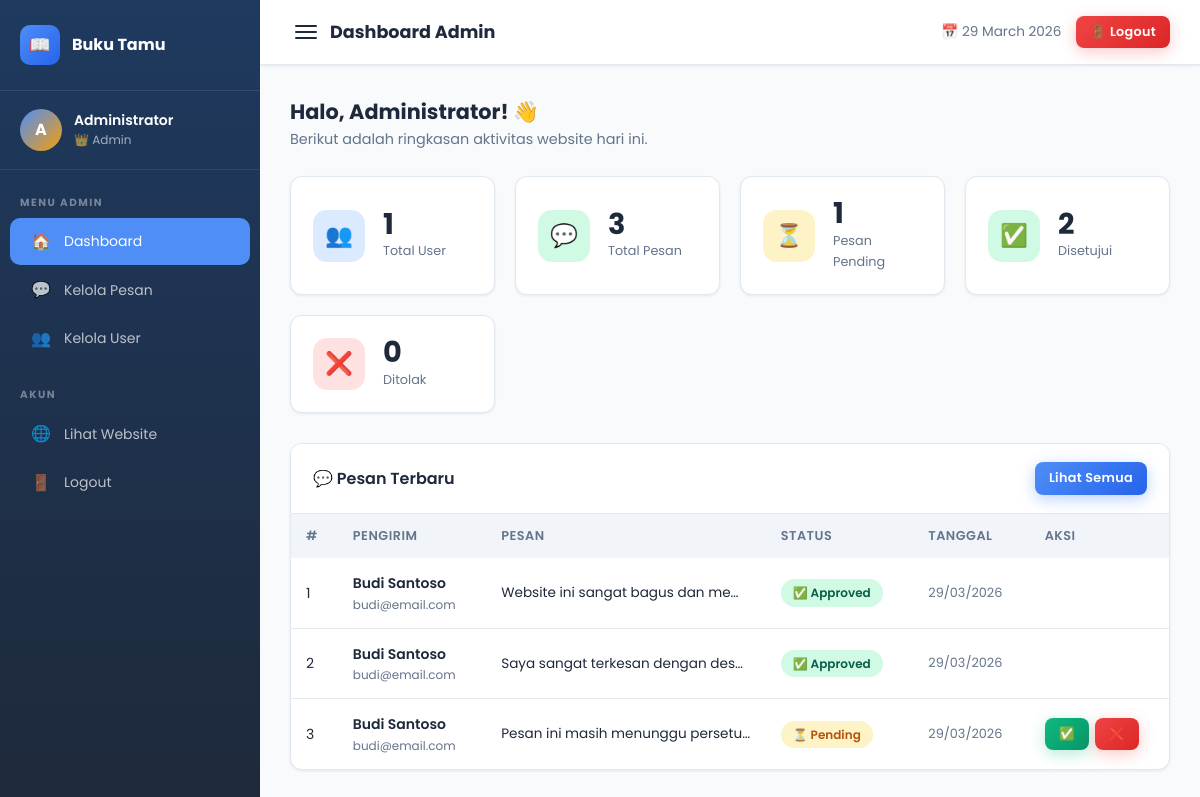
Page /admin/dashboard.php (signed in) on the committed database.
### tables this page shows
CREATE TABLE IF NOT EXISTS buku_tamu (
    id INT AUTO_INCREMENT PRIMARY KEY,
    user_id INT NOT NULL,
    nama VARCHAR(100) NOT NULL,
    email VARCHAR(150) NOT NULL,
    pesan TEXT NOT NULL,
    status ENUM('pending', 'approved', 'rejected') DEFAULT 'pending',
    tanggal TIMESTAMP DEFAULT CURRENT_TIMESTAMP,
    FOREIGN KEY (user_id) REFERENCES users(id) ON DELETE CASCADE
);

### admin/dashboard.php (the view, shortened to what this page needs)
<?php
require_once '../config/koneksi.php';
$total_user     = $koneksi->query("SELECT COUNT(*) as t FROM users WHERE role = 'user'")->fetch_assoc()['t'];
$total_pesan    = $koneksi->query("SELECT COUNT(*) as t FROM buku_tamu")->fetch_assoc()['t'];
$pending        = $koneksi->query("SELECT COUNT(*) as t FROM buku_tamu WHERE status = 'pending'")->fetch_assoc()['t'];
$approved       = $koneksi->query("SELECT COUNT(*) as t FROM buku_tamu WHERE status = 'approved'")->fetch_assoc()['t'];
$rejected       = $koneksi->query("SELECT COUNT(*) as t FROM buku_tamu WHERE status = 'rejected'")->fetch_assoc()['t'];
$pesan_terbaru  = $koneksi->query("
    SELECT bt.*, u.nama as nama_user
    FROM buku_tamu bt
    JOIN users u ON bt.user_id = u.id
    ORDER BY bt.tanggal DESC
    LIMIT 5
");
?>
<!DOCTYPE html>
<html lang="id">
<head>
    <link rel="stylesheet" href="../assets/css/style.css">
</head>
<body>
<div class="dashboard-wrapper">
    <aside class="sidebar">
        <div class="sidebar-header">
            <div class="sidebar-brand">
                <div class="brand-icon">📖</div>
                <span>Buku Tamu</span>
            </div>
        </div>
        <div class="sidebar-user">
            <div class="sidebar-avatar"><?= strtoupper(substr($_SESSION['nama'], 0, 1)) ?></div>
            <div>
                <div class="sidebar-user-name"><?= htmlspecialchars($_SESSION['nama']) ?></div>
                <div class="sidebar-user-role">👑 <?= $_SESSION['role'] ?></div>
            </div>
        </div>
        <nav class="sidebar-nav">
            <div class="nav-section-title">Menu Admin</div>
            <a href="dashboard.php" class="active"><span class="nav-icon">🏠</span> Dashboard</a>
            <a href="kelola_pesan.php"><span class="nav-icon">💬</span> Kelola Pesan</a>
            <a href="kelola_user.php"><span class="nav-icon">👥</span> Kelola User</a>
            <div class="nav-section-title" style="margin-top:15px;">Akun</div>
            <a href="../index.php"><span class="nav-icon">🌐</span> Lihat Website</a>
            <a href="../auth/logout.php"><span class="nav-icon">🚪</span> Logout</a>
        </nav>
    </aside>
    <div class="main-content">
        <div class="top-bar">
            <div class="d-flex align-center gap-1">
                <button class="hamburger" id="hamburger" style="background:none;border:none;cursor:pointer;flex-direction:column;gap:4px;display:flex;padding:5px;">
                    <span style="display:block;width:22px;height:2px;background:var(--dark);border-radius:2px;"></span>
                    <span style="display:block;width:22px;height:2px;background:var(--dark);border-radius:2px;"></span>
                    <span style="display:block;width:22px;height:2px;background:var(--dark);border-radius:2px;"></span>
                </button>
                <h1>Dashboard Admin</h1>
            </div>
            <div class="top-bar-actions">
                <span style="font-size:0.85rem;color:var(--gray);">
                    📅 <?= date('d F Y') ?>
                </span>
                <a href="../auth/logout.php" class="btn btn-danger btn-sm">🚪 Logout</a>
            </div>
        </div>
        <div class="page-content">
            <div style="margin-bottom:25px;">
                <h2 style="font-size:1.3rem;font-weight:700;color:var(--dark);">
                    Halo, <?= htmlspecialchars($_SESSION['nama']) ?>! 👋
                </h2>
                <p style="color:var(--gray);font-size:0.9rem;">Berikut adalah ringkasan aktivitas website hari ini.</p>
            </div>
            <div class="stats-cards">
                <div class="stat-card">
                    <div class="icon-box blue">👥</div>
                    <div class="stat-info">
                        <div class="num"><?= $total_user ?></div>
                        <div class="label">Total User</div>
                    </div>
                </div>
                <div class="stat-card">
                    <div class="icon-box green">💬</div>
                    <div class="stat-info">
                        <div class="num"><?= $total_pesan ?></div>
                        <div class="label">Total Pesan</div>
                    </div>
                </div>
                <div class="stat-card">
                    <div class="icon-box yellow">⏳</div>
                    <div class="stat-info">
                        <div class="num"><?= $pending ?></div>
                        <div class="label">Pesan Pending</div>
                    </div>
                </div>
                <div class="stat-card">
                    <div class="icon-box green">✅</div>
                    <div class="stat-info">
                        <div class="num"><?= $approved ?></div>
                        <div class="label">Disetujui</div>
                    </div>
                </div>
                <div class="stat-card">
                    <div class="icon-box red">❌</div>
                    <div class="stat-info">
                        <div class="num"><?= $rejected ?></div>
                        <div class="label">Ditolak</div>
                    </div>
                </div>
            </div>
            <div class="card">
                <div class="card-header">
                    <h2>💬 Pesan Terbaru</h2>
                    <a href="kelola_pesan.php" class="btn btn-primary btn-sm">Lihat Semua</a>
                </div>
                <div class="table-wrapper">
                    <table>
                        <thead>
                            <tr>
                                <th>#</th>
                                <th>Pengirim</th>
                                <th>Pesan</th>
                                <th>Status</th>
                                <th>Tanggal</th>
                                <th>Aksi</th>
                            </tr>
                        </thead>
                        <tbody>
                            <?php if ($pesan_terbaru && $pesan_terbaru->num_rows > 0):
                                $no = 1;
                                while ($row = $pesan_terbaru->fetch_assoc()): ?>
                                <tr>
                                    <td><?= $no++ ?></td>
                                    <td>
                                        <div style="font-weight:600;font-size:0.875rem;"><?= htmlspecialchars($row['nama']) ?></div>
                                        <div style="font-size:0.75rem;color:var(--gray);"><?= htmlspecialchars($row['email']) ?></div>
                                    </td>
                                    <td style="max-width:250px;">
                                        <div style="overflow:hidden;text-overflow:ellipsis;white-space:nowrap;font-size:0.85rem;">
                                            <?= htmlspecialchars(substr($row['pesan'], 0, 80)) ?>...
                                        </div>
                                    </td>
                                    <td>
                                        <?php if ($row['status'] === 'pending'): ?>
                                            <span class="badge badge-pending">⏳ Pending</span>
                                        <?php elseif ($row['status'] === 'approved'): ?>
                                            <span class="badge badge-approved">✅ Approved</span>
                                        <?php else: ?>
                                            <span class="badge badge-rejected">❌ Rejected</span>
                                        <?php endif; ?>
                                    </td>
                                    <td style="font-size:0.8rem;color:var(--gray);">
                                        <?= date('d/m/Y', strtotime($row['tanggal'])) ?>
                                    </td>
                                    <td>
                                        <div class="table-actions">
                                            <?php if ($row['status'] === 'pending'): ?>
                                                <a href="../proses/approve.php?id=<?= $row['id'] ?>" class="btn btn-success btn-sm">✅</a>
                                                <a href="../proses/reject.php?id=<?= $row['id'] ?>" class="btn btn-danger btn-sm">❌</a>
                                            <?php endif; ?>
                                        </div>
                                    </td>
                                </tr>
                            <?php endwhile; endif; ?>
                        </tbody>
                    </table>
                </div>
            </div>
        </div>
    </div>
</div>
</body>
</html>

### rows in the picture
buku_tamu: nama "Budi Santoso", email "budi@email.com", pesan "Website ini sangat bagus dan me…", status "✅ Approved", tanggal "29/03/2026"
buku_tamu: nama "Budi Santoso", email "budi@email.com", pesan "Saya sangat terkesan dengan des…", status "✅ Approved", tanggal "29/03/2026"
buku_tamu: nama "Budi Santoso", email "budi@email.com", pesan "Pesan ini masih menunggu persetu…", status "⏳ Pending", tanggal "29/03/2026"

### other values in the picture
substr($_SESSION['nama'], 0, 1) "A"
$_SESSION['nama'] "Administrator"
$_SESSION['role'] "Admin"
$total_user "1"
$total_pesan "3"
$pending "1"
$approved "2"
$rejected "0"
